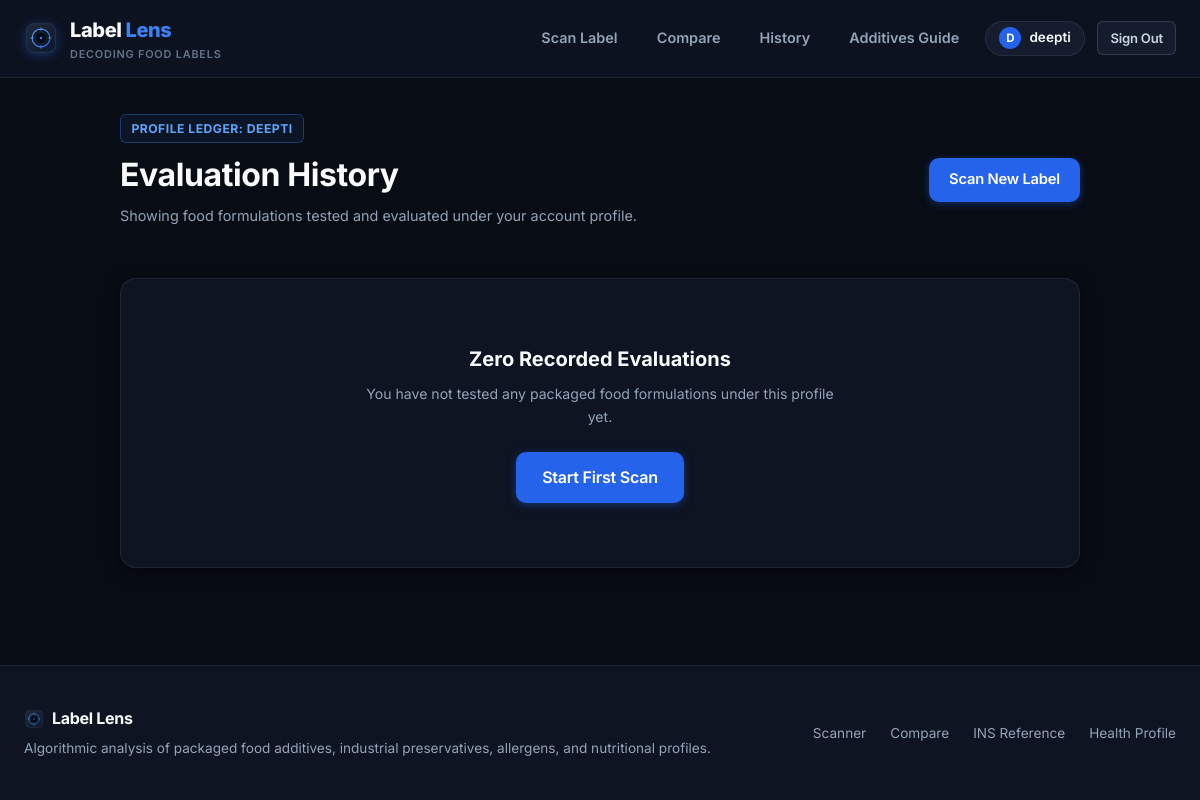
Page /api/index/history (signed in) on the committed database.
### tables this page shows
CREATE TABLE users (
        id INTEGER PRIMARY KEY AUTOINCREMENT,
        username TEXT UNIQUE NOT NULL,
        email TEXT UNIQUE NOT NULL,
        password_hash TEXT NOT NULL,
        allergies TEXT DEFAULT '[]',
        dietary_preference TEXT DEFAULT 'Non-Vegetarian',
        avoid_items TEXT DEFAULT '[]',
        health_goals TEXT DEFAULT '[]',
        budget_target REAL DEFAULT 50.0,
        currency TEXT DEFAULT '₹',
        created_at TIMESTAMP DEFAULT CURRENT_TIMESTAMP
    );

### app.py (the view)
@app.route("/history")
def history():
    user_id = g.user["id"] if g.user else None
    device_id = getattr(g, "device_id", None)
    scans = database.get_user_scans(user_id=user_id, device_id=device_id)
    return render_template("history.html", scans=scans)

### app.py (called while the page is built, shortened)
@app.before_request
def load_logged_in_user():
    device_id = request.cookies.get("device_id") or session.get("device_id")
    if not device_id:
        device_id = uuid.uuid4().hex
        session["device_id"] = device_id
    g.device_id = device_id
    user_id = session.get("user_id")
    if user_id is None:
        g.user = None
    else:
        g.user = database.get_user_by_id(user_id)

@app.after_request
def set_device_cookie(response):
    return response

@app.context_processor
def inject_user_and_samples():
    return {
        "current_user": g.user,
        "samples": SAMPLE_PRODUCTS
    }

### database.py (called while the page is built)
def get_db():
    conn = sqlite3.connect(DB_PATH)
    conn.row_factory = sqlite3.Row
    return conn

def get_user_by_id(user_id):
    conn = get_db()
    cursor = conn.cursor()
    cursor.execute("SELECT * FROM users WHERE id = ?", (user_id,))
    row = cursor.fetchone()
    conn.close()
    if row:
        user = dict(row)
        user['allergies'] = json.loads(user['allergies'] or '[]')
        user['custom_allergies'] = json.loads(user.get('custom_allergies') or '[]') if 'custom_allergies' in user else []
        user['avoid_items'] = json.loads(user['avoid_items'] or '[]')
        user['health_goals'] = json.loads(user['health_goals'] or '[]')
        user['custom_goals'] = json.loads(user.get('custom_goals') or '[]') if 'custom_goals' in user else []
        return user
    return None

def get_user_scans(user_id=None, device_id=None, limit=50):
    conn = get_db()
    cursor = conn.cursor()
    if user_id:
        cursor.execute("SELECT * FROM scans WHERE user_id = ? ORDER BY created_at DESC LIMIT ?", (user_id, limit))
    elif device_id:
        cursor.execute("SELECT * FROM scans WHERE user_id IS NULL AND device_id = ? ORDER BY created_at DESC LIMIT ?", (device_id, limit))
    else:
        cursor.execute("SELECT * FROM scans WHERE 1 = 0")
    rows = cursor.fetchall()
    conn.close()
    scans = []
    for r in rows:
        d = dict(r)
        d['analysis'] = json.loads(d['analysis_json'])
        scans.append(d)
    return scans

### templates/history.html (shortened to what this page needs)
{% extends "base.html" %}
{% block content %}
<div style="max-width: 960px; margin: 0 auto;">
  <div style="display: flex; justify-content: space-between; align-items: center; margin-bottom: 2rem; flex-wrap: wrap; gap: 1rem;">
    <div>
      <span class="badge badge-blue" style="margin-bottom: 0.4rem;">
        {% if current_user %}
          Profile Ledger: {{ current_user.username }}
        {% else %}
          Device Ledger: Current Device
        {% endif %}
      </span>
      <h1 class="card-title" style="font-size: 2rem; margin-bottom: 0.25rem;">Evaluation History</h1>
      <p class="card-subtitle">
        {% if current_user %}
          Showing food formulations tested and evaluated under your account profile.
        {% else %}
          Showing food formulations tested on this device. Sign in to sync your scans across multiple devices.
        {% endif %}
      </p>
    </div>
    <a href="{{ url_for('scan') }}" class="btn btn-primary">
      Scan New Label
    </a>
  </div>
  {% if scans %}
    <div style="display: flex; flex-direction: column; gap: 1rem;">
      {% for scan in scans %}
        <div class="card" style="padding: 1.25rem 1.5rem; display: flex; align-items: center; justify-content: space-between; flex-wrap: wrap; gap: 1.25rem;">
          <div style="display: flex; align-items: center; gap: 1.25rem;">
            <div style="width: 52px; height: 52px; background-color: var(--bg-surface-elevated); border: 1px solid var(--border-subtle); border-radius: var(--radius-md); display: flex; align-items: center; justify-content: center; font-size: 0.75rem; font-weight: 800; color: var(--blue-400); font-family: var(--font-mono);">
              {{ scan.category[:3]|upper }}
            </div>
            <div>
              <div style="display: flex; align-items: center; gap: 0.5rem; margin-bottom: 0.25rem;">
                <span class="badge badge-grey">{{ scan.category }}</span>
                <span class="badge badge-{{ scan.verdict_badge }}">{{ scan.verdict }}</span>
                <span style="font-size: 0.78rem; color: var(--text-dim); font-family: var(--font-mono);">{{ scan.created_at[:10] }}</span>
              </div>
              <h3 style="font-size: 1.1rem; font-weight: 800; color: var(--text-primary); margin-bottom: 0.2rem;">
                {{ scan.product_name }}
              </h3>
              {% if scan.cost_per_serving > 0 %}
                <span style="font-size: 0.82rem; color: var(--text-muted);">
                  {{ current_user.currency if current_user else '₹' }}{{ "%.2f"|format(scan.cost_per_serving) }} / serving
                </span>
              {% endif %}
            </div>
          </div>
          <div style="display: flex; align-items: center; gap: 1.5rem;">
            <div style="text-align: right;">
              <div style="font-size: 1.35rem; font-weight: 900; color: var(--text-primary); font-family: var(--font-mono);">
                {{ scan.star_rating }} <span style="font-size: 0.8rem; color: var(--text-dim); font-weight: 500;">/ 5.0</span>
              </div>
              <div style="font-size: 0.7rem; color: var(--text-dim); font-weight: 700; text-transform: uppercase; letter-spacing: 0.6px;">Score</div>
            </div>
            <div style="display: flex; gap: 0.5rem;">
              <a href="{{ url_for('view_scan', scan_id=scan.id) }}" class="btn btn-outline-blue btn-sm">
                View Report
              </a>
              <a href="{{ url_for('compare_with', scan_id=scan.id) }}" class="btn btn-secondary btn-sm" title="Compare with another brand">
                Compare
              </a>
              <form action="{{ url_for('delete_scan_route', scan_id=scan.id) }}" method="POST" onsubmit="return confirm('Confirm deletion of this evaluation record?');">
                <button type="submit" class="btn btn-secondary btn-sm" style="color: var(--danger-text);" title="Delete scan">
                  Delete
                </button>
              </form>
            </div>
          </div>
        </div>
      {% endfor %}
    </div>
  {% else %}
    <div class="card" style="text-align: center; padding: 4rem 1.5rem;">
      <h3 style="font-size: 1.25rem; font-weight: 700; color: var(--text-primary); margin-bottom: 0.5rem;">Zero Recorded Evaluations</h3>
      <p style="font-size: 0.88rem; color: var(--text-muted); margin-bottom: 1.5rem; max-width: 480px; margin-left: auto; margin-right: auto;">
        {% if current_user %}
          You have not tested any packaged food formulations under this profile yet.
        {% else %}
          No food labels have been tested on this device yet. Use the camera or upload a photo to start your ledger.
        {% endif %}
      </p>
      <a href="{{ url_for('scan') }}" class="btn btn-primary btn-lg">
        Start First Scan
      </a>
    </div>
  {% endif %}
</div>
{% endblock %}

### templates/base.html (shortened to what this page needs)
<!DOCTYPE html>
<html lang="en">
<head>
  <link rel="stylesheet" href="{{ url_for('static', filename='css/style.css') }}?v=2.2">
</head>
<body>
  <header class="navbar">
    <div class="nav-container">
      <a href="{{ url_for('index') }}" class="brand">
        <img src="{{ url_for('static', filename='img/logo.svg') }}" alt="Label Lens">
        <div class="brand-text">
          <span class="brand-title">Label <span>Lens</span></span>
          <span class="brand-sub">Decoding food labels</span>
        </div>
      </a>
      <ul class="nav-links">
        <li><a href="{{ url_for('scan') }}" class="nav-link {% if request.endpoint == 'scan' %}active{% endif %}">Scan Label</a></li>
        <li><a href="{{ url_for('compare') }}" class="nav-link {% if request.endpoint == 'compare' %}active{% endif %}">Compare</a></li>
        <li><a href="{{ url_for('history') }}" class="nav-link {% if request.endpoint == 'history' %}active{% endif %}">History</a></li>
        <li><a href="{{ url_for('guide') }}" class="nav-link {% if request.endpoint == 'guide' %}active{% endif %}">Additives Guide</a></li>
        {% if current_user %}
          <li>
            <a href="{{ url_for('profile') }}" class="nav-user-badge">
              <span class="nav-avatar">{{ current_user.username[0]|upper }}</span>
              <span>{{ current_user.username }}</span>
            </a>
          </li>
          <li><a href="{{ url_for('logout') }}" class="btn btn-secondary btn-sm">Sign Out</a></li>
        {% else %}
          <li><a href="{{ url_for('login') }}" class="btn btn-secondary btn-sm">Sign In</a></li>
          <li><a href="{{ url_for('register') }}" class="btn btn-primary btn-sm">Create Profile</a></li>
        {% endif %}
      </ul>
    </div>
  </header>
  <div class="main-content">
    {% block content %}{% endblock %}
  </div>
  <footer class="footer">
    <div class="footer-container">
      <div>
        <div style="display: flex; align-items: center; gap: 0.5rem; margin-bottom: 0.4rem;">
          <img src="{{ url_for('static', filename='img/logo.svg') }}" width="20" height="20" alt="Label Lens">
          <strong style="color: var(--text-primary); font-size: 1rem; letter-spacing: -0.3px;">Label Lens</strong>
        </div>
        <p class="footer-copy">Algorithmic analysis of packaged food additives, industrial preservatives, allergens, and nutritional profiles.</p>
      </div>
      <ul class="footer-links">
        <li><a href="{{ url_for('scan') }}">Scanner</a></li>
        <li><a href="{{ url_for('compare') }}">Compare</a></li>
        <li><a href="{{ url_for('guide') }}">INS Reference</a></li>
        <li><a href="{{ url_for('profile') }}">Health Profile</a></li>
      </ul>
    </div>
  </footer>
</body>
</html>

### rows in the picture
users: username "D", username "deepti", username "DEEPTI"
